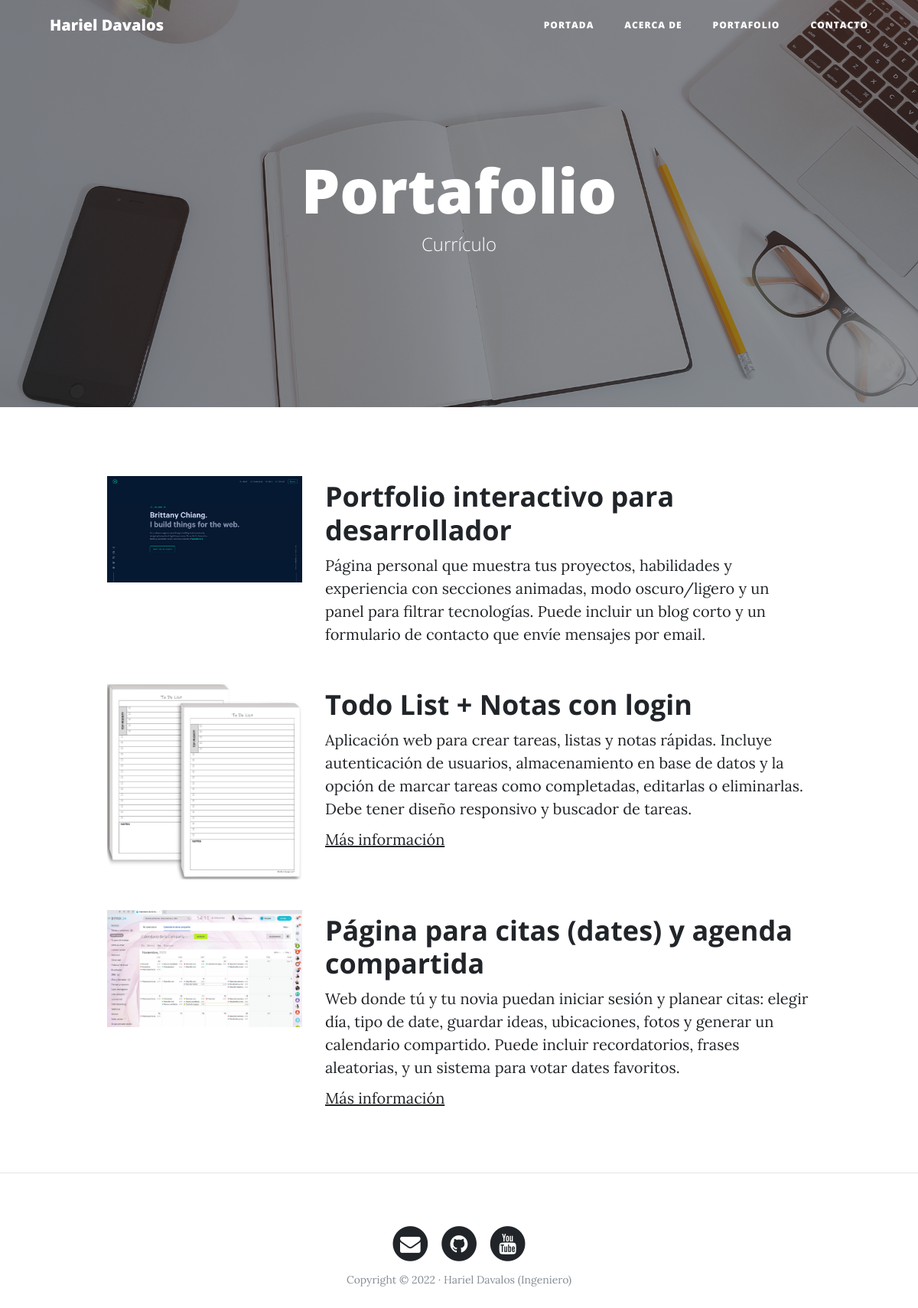
The page /portfolio/ on the database its author committed.
### portfolio/models.py (models this page shows, shortened)
class Project(models.Model):
    title = models.CharField(max_length=200, verbose_name="Título")
    description = models.TextField(verbose_name="Descripción")
    image = models.ImageField(verbose_name="Imagen", upload_to="projects")
    link = models.URLField(verbose_name="Dirección Web", null=True, blank=True)
    created = models.DateTimeField(auto_now_add=True, verbose_name="Fecha de creación")
    updated = models.DateTimeField(auto_now=True, verbose_name="Fecha de edición")
    class Meta:
        verbose_name = "proyecto"
        verbose_name_plural = "proyectos"
        ordering = ["-created"]

### portfolio/views.py (the view)
# urls.py: path('portfolio/', portfolio_views.portfolio, name="portfolio"),
def portfolio(request):
    projects = Project.objects.all()
    return render(request, "portfolio/portfolio.html", {'projects': projects})

### portfolio/templates/portfolio/portfolio.html (shortened to what this page needs)
{% extends 'core/base.html' %}
{% block background %}{% load static %}{% static 'core/img/portfolio-bg.jpg' %}{% endblock %}
{% block headers %}
<h1>Portafolio</h1>
<span class="subheading">Currículo</span>
{% endblock %}
{% block content %}
    {% for project in projects %}
        <div class="row project">
            <div class="col-lg-3 col-md-4 offset-lg-1">
                <img class="img-fluid" src="{{project.image.url}}" alt="">
            </div>
            <div class="col-lg-7 col-md-8">
                <h2 class="section-heading title">{{project.title}}</h2>
                <p>{{project.description}}</p>
                {% if project.link %}
                    <p><a href="{{project.link}}">Más información</a></p>
                {% endif %}
            </div>
        </div>
    {% endfor %}
{% endblock %}

### core/templates/core/base.html (shortened to what this page needs)
<!DOCTYPE html>
<html lang="es">
  <head>
    {% load static %}
    <link href="{% static 'core/vendor/bootstrap/css/bootstrap.min.css' %}" rel="stylesheet">
    <link href="{% static 'core/vendor/font-awesome/css/font-awesome.min.css' %}" rel="stylesheet" type="text/css">
    <link href="{% static 'core/css/clean-blog.min.css' %}" rel="stylesheet">
  </head>
  <body>
    <nav class="navbar navbar-expand-lg navbar-light fixed-top" id="mainNav">
      <div class="container">
        <a class="navbar-brand" href="{% url 'home' %}">Hariel Davalos</a>
        <div class="collapse navbar-collapse" id="navbarResponsive">
          <ul class="navbar-nav ml-auto">
            <li class="nav-item">
              <a class="nav-link" href="{% url 'home' %}">Portada</a>
            </li>
            <li class="nav-item">
              <a class="nav-link" href="{% url 'about' %}">Acerca de</a>
            </li>
            <li class="nav-item">
              <a class="nav-link" href="{% url 'portfolio' %}">Portafolio</a>
            </li>
            <li class="nav-item">
              <a class="nav-link" href="{% url 'contact' %}">Contacto</a>
            </li>
          </ul>
        </div>
      </div>
    </nav>
    <header class="masthead" style="background-image: url('{% block background %}{% endblock %}')">
      <div class="overlay"></div>
      <div class="container">
        <div class="row">
          <div class="col-lg-8 col-md-10 mx-auto">
            <div class="site-heading">
              {% block headers %}{% endblock %}
            </div>
          </div>
        </div>
      </div>
    </header>
    <div class="container">
      {% block content %}{% endblock %}
    </div>
    {% if request.path != "/" %}<hr>{% endif %}
    <footer>
      <div class="container">
        <div class="row">
          <div class="col-lg-8 col-md-10 mx-auto">
            <ul class="list-inline text-center">
              <li class="list-inline-item">
                <a href="#">
                  <span class="fa-stack fa-lg">
                    <i class="fa fa-circle fa-stack-2x"></i>
                    <i class="fa fa-envelope fa-stack-1x fa-inverse"></i>
                  </span>
                </a>
              </li>
              <li class="list-inline-item">
                <a href="#">
                  <span class="fa-stack fa-lg">
                    <i class="fa fa-circle fa-stack-2x"></i>
                    <i class="fa fa-github fa-stack-1x fa-inverse"></i>
                  </span>
                </a>
              </li>
              <li class="list-inline-item">
                <a href="#">
                  <span class="fa-stack fa-lg">
                    <i class="fa fa-circle fa-stack-2x"></i>
                    <i class="fa fa-youtube fa-stack-1x fa-inverse"></i>
                  </span>
                </a>
              </li>
            </ul>
            <p class="copyright text-muted">Copyright &copy; 2022 · Hariel Davalos (Ingeniero) </p>
          </div>
        </div>
      </div>
    </footer>
  </body>
</html>

### rows shown on the page
Project: image (picture), title "Portfolio interactivo para desarrollador", description "Página personal que muestra tus proyectos, habilidades y experiencia con secciones animadas, modo oscuro/ligero y un panel para filtrar tecnologías. Puede incluir un blog corto y un formulario de contacto que envíe mensajes por email."
Project: image (picture), title "Todo List + Notas con login", description "Aplicación web para crear tareas, listas y notas rápidas. Incluye autenticación de usuarios, almacenamiento en base de datos y la opción de marcar tareas como completadas, editarlas o eliminarlas. Debe tener diseño responsivo y buscador de tareas."
Project: image (picture), title "Página para citas (dates) y agenda compartida", description "Web donde tú y tu novia puedan iniciar sesión y planear citas: elegir día, tipo de date, guardar ideas, ubicaciones, fotos y generar un calendario compartido. Puede incluir recordatorios, frases aleatorias, y un sistema para votar dates favoritos."
